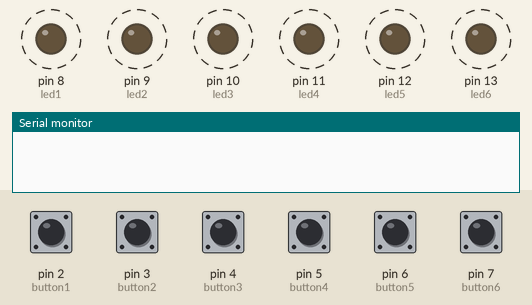
A sketch run on a simulated Arduino Mega 2560, built with avr-gcc and run on an emulated ATmega2560. Parts: output pins drawn as LEDs (lit = HIGH), the last lines printed to the serial monitor. Dashed ring = blinking. Inputs (shaded band) come from the test bench; at power-on: pin 2 (button1), pin 3 (button2), pin 4 (button3), pin 5 (button4), pin 6 (button5), pin 7 (button6) HIGH. Random numbers use the default seed unless the sketch sets one.

Above: at 2.8 s.
2.9 s: pin 2 (button1) pulled LOW for 1.2 s
At 5.3 s:
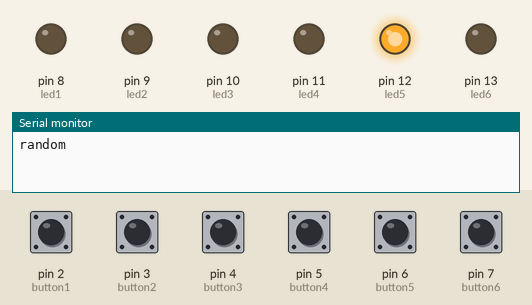
5.6 s: pin 3 (button2) pulled LOW for 1.2 s
At 7.4 s:
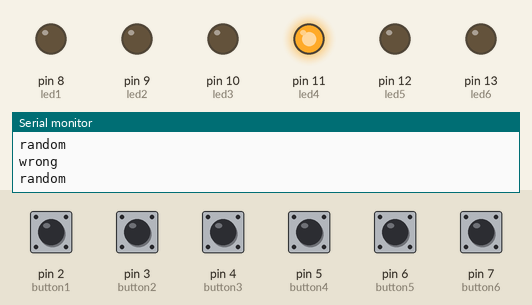
8.3 s: pin 5 (button4) pulled LOW for 1.2 s
At 10.6 s:
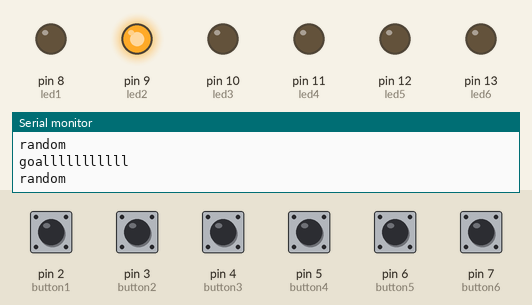
11.0 s: pin 4 (button3) pulled LOW for 1.2 s
16.3 s: pin 6 (button5) pulled LOW for 1.2 s
19.0 s: pin 7 (button6) pulled LOW for 1.2 s
At 19.9 s:
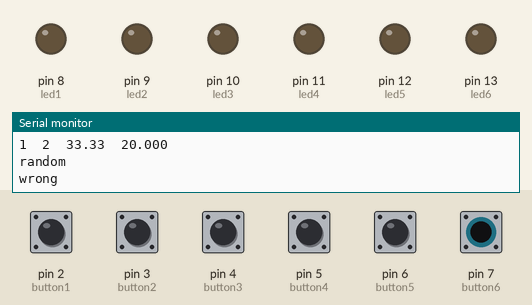
Timing chart, 0 to 22.0 s (numbered marks = the images above; inputs shaded):
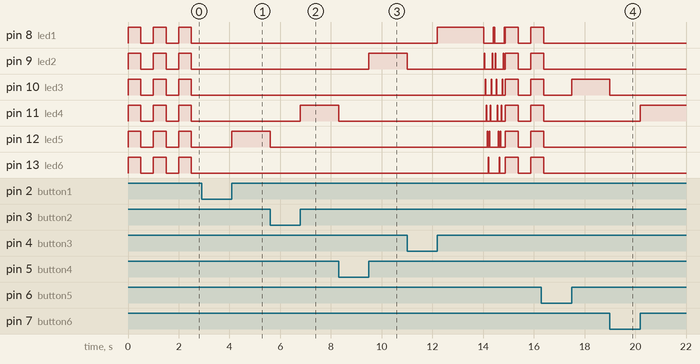

The sketch:

iot_lab_reaction_training.ino
```cpp
// #define led1 14
// #define led2 2
// #define led3 3
// #define led4 4
// #define led5 5
// #define led6 6

// #define button1 8
// #define button2 9
// #define button3 10
// #define button4 11
// #define button5 12
// #define button6 13

#define led1 8
#define led2 9
#define led3 10
#define led4 11
#define led5 12
#define led6 13

#define button1 2
#define button2 3
#define button3 4
#define button4 5
#define button5 6
#define button6 7

#define startPin 22
#define nextPin 23
#define finishPin 24

bool ledState1 = 0;
bool ledState2 = 0;
bool ledState3 = 0;
bool ledState4 = 0;
bool ledState5 = 0;
bool ledState6 = 0;


bool buttonState1;
bool buttonState2;
bool buttonState3;
bool buttonState4;
bool buttonState5;
bool buttonState6;

bool nextState;
bool wrongState = 0;
unsigned long startTime;
unsigned long finishTime;
const int playingTime = 1;  //minute

int shoot;
int goal;
int wrong;
bool pressed = 0;
bool buttonState = 0;
bool playGame;
int randomLed;
int oldRandomLed;
const int blinkingTime = 1000;

void setup() {
  Serial.begin(115200);
  pinMode(led1, OUTPUT);
  pinMode(led2, OUTPUT);
  pinMode(led3, OUTPUT);
  pinMode(led4, OUTPUT);
  pinMode(led5, OUTPUT);
  pinMode(led6, OUTPUT);

  pinMode(button1, INPUT_PULLUP);
  pinMode(button2, INPUT_PULLUP);
  pinMode(button3, INPUT_PULLUP);
  pinMode(button4, INPUT_PULLUP);
  pinMode(button5, INPUT_PULLUP);
  pinMode(button6, INPUT_PULLUP);

  pinMode(startPin, INPUT_PULLUP);
  pinMode(nextPin, INPUT_PULLUP);
  pinMode(finishPin, INPUT_PULLUP);
  randomSeed(analogRead(A3));
}

void loop() {
  if (keyPress() == 0 && playGame == 0) {
    startTime = millis();
    //ledOnAll();
    blinkAll(500);
  } else if (keyPress() == 1 && playGame == 0) {
    //ledOffAll();
    //blinkAll(200);
    //delay(1000);
    startTime = millis();
    playGame = 1;
    shoot = 0;
    goal = 0;
    wrong = 0;
  }
  if (playGame == 1) {
    pickNewLed();
  }
  finishTime = millis();
}

void pickNewLed() {
  ledStateAll();
  buttonStateAll();
  if (buttonState1 == 1 && buttonState2 == 1 && buttonState3 == 1 && buttonState4 == 1 && buttonState5 == 1 && buttonState6 == 1 && buttonState == 0 && playGame == 1) {
    buttonState = 1;
    randomLed = random(1, 6);
    while (randomLed == oldRandomLed) {
      randomLed = random(1, 6);
    }
    oldRandomLed = randomLed;
    ledOn(randomLed);
    shoot++;
    Serial.println("random");
  }

  if (ledState1 == 1 && buttonState1 == 0 || ledState2 == 1 && buttonState2 == 0 || ledState3 == 1 && buttonState3 == 0 || /*   */
      ledState4 == 1 && buttonState4 == 0 || ledState5 == 1 && buttonState5 == 0 || ledState6 == 1 && buttonState6 == 0) {
    ledOffAll();
    goal++;
    buttonState = 0;
    Serial.println("goalllllllllll");
  }
  if ((ledState1 == 1 && buttonState2 == 0) || (ledState1 == 1 && buttonState3 == 0) || (ledState1 == 1 && buttonState4 == 0) || (ledState1 == 1 && buttonState5 == 0) || (ledState1 == 1 && buttonState6 == 0) || /*   */
      (ledState2 == 1 && buttonState1 == 0) || (ledState2 == 1 && buttonState3 == 0) || (ledState2 == 1 && buttonState4 == 0) || (ledState2 == 1 && buttonState5 == 0) || (ledState2 == 1 && buttonState6 == 0) || /*   */
      (ledState3 == 1 && buttonState1 == 0) || (ledState3 == 1 && buttonState2 == 0) || (ledState3 == 1 && buttonState4 == 0) || (ledState3 == 1 && buttonState5 == 0) || (ledState3 == 1 && buttonState6 == 0) || /*   */
      (ledState4 == 1 && buttonState1 == 0) || (ledState4 == 1 && buttonState2 == 0) || (ledState4 == 1 && buttonState3 == 0) || (ledState4 == 1 && buttonState5 == 0) || (ledState4 == 1 && buttonState6 == 0) || /*   */
      (ledState5 == 1 && buttonState1 == 0) || (ledState5 == 1 && buttonState2 == 0) || (ledState5 == 1 && buttonState3 == 0) || (ledState5 == 1 && buttonState4 == 0) || (ledState5 == 1 && buttonState6 == 0) || /*   */
      (ledState6 == 1 && buttonState1 == 0) || (ledState6 == 1 && buttonState2 == 0) || (ledState6 == 1 && buttonState3 == 0) || (ledState6 == 1 && buttonState4 == 0) || (ledState6 == 1 && buttonState5 == 0)) {
    //ledOffAll();
    wrongState = 1;
    //buttonState = 0;
    //Serial.println("wrongPressed");
    ledOffAll();
    buttonState = 0;
  }
  //Serial.println(flag);
  //Serial.println("gggggggggg");
  if (wrongState == 1) {
    wrongState = 0;
    wrong++;
    Serial.println("wrong");
  }
  //Serial.println((finishTime - startTime) / 1000);
  if (((finishTime - startTime) / 1000) > 10) {
    ledOffAll();
    float total = wrong + goal;
    float accuracy = (goal / total) * 100;
    float goalHelp = goal;
    float reactionTime = 60 / (total);
    float score;
    Serial.print(goal);
    Serial.print("\t");
    Serial.print(wrong);
    Serial.print("\t");
    Serial.print(accuracy);
    Serial.print("\t");
    Serial.println(reactionTime, 3);
    // Serial.print("\t");
    // Serial.println(reactionTime, 3);
    playGame = 0;
    buttonState = 0;
    boomerang(20);
    boomerang(20);
    pressed = 0;
  }
  //delay(5);
}
void nothing() {}
boolean keyPress() {
  buttonStateAll();
  if (buttonState1 == 0 || buttonState2 == 0 || buttonState3 == 0 || buttonState4 == 0 || buttonState5 == 0 || buttonState6 == 0) {
    pressed = 1;
  }
  return pressed;
}

void ledOn(int randomLed) {
  if (randomLed == 1) {
    digitalWrite(led1, HIGH);
  } else if (randomLed == 2) {
    digitalWrite(led2, HIGH);
  } else if (randomLed == 3) {
    digitalWrite(led3, HIGH);
  } else if (randomLed == 4) {
    digitalWrite(led4, HIGH);
  } else if (randomLed == 5) {
    digitalWrite(led5, HIGH);
  } else if (randomLed == 6) {
    digitalWrite(led6, HIGH);
  }
}

void ledOff(int randomLed) {
  if (randomLed == 1) {
    digitalWrite(led1, LOW);
  } else if (randomLed == 2) {
    digitalWrite(led2, LOW);
  } else if (randomLed == 3) {
    digitalWrite(led3, LOW);
  } else if (randomLed == 4) {
    digitalWrite(led4, LOW);
  } else if (randomLed == 5) {
    digitalWrite(led5, LOW);
  } else if (randomLed == 6) {
    digitalWrite(led6, LOW);
  }
}

void ledOnAll() {
  ledOn(1);
  ledOn(2);
  ledOn(3);
  ledOn(4);
  ledOn(5);
  ledOn(6);
}

void ledOffAll() {
  ledOff(1);
  ledOff(2);
  ledOff(3);
  ledOff(4);
  ledOff(5);
  ledOff(6);
}

void blinkAll(int blinkTime) {
  ledOnAll();
  delay(blinkTime);
  ledOffAll();
  delay(blinkTime);
}

void blink(int randomLed, int blinkTime) {
  ledOn(randomLed);
  delay(blinkTime);
  ledOff(randomLed);
  delay(blinkTime);
}

void spin(int speed) {
  blink(1, speed);
  blink(2, speed);
  blink(3, speed);
  blink(4, speed);
  blink(5, speed);
  blink(5, speed);
}

void boomerang(int speed) {
  blink(1, speed);
  blink(2, speed);
  blink(3, speed);
  blink(4, speed);
  blink(5, speed);
  blink(6, speed);
  blink(5, speed);
  blink(4, speed);
  blink(3, speed);
  blink(2, speed);
  blink(1, speed);
}

void ledStateAll() {
  ledState1 = digitalRead(led1);
  ledState2 = digitalRead(led2);
  ledState3 = digitalRead(led3);
  ledState4 = digitalRead(led4);
  ledState5 = digitalRead(led5);
  ledState6 = digitalRead(led6);
}

void buttonStateAll() {
  buttonState1 = digitalRead(button1);
  buttonState2 = digitalRead(button2);
  buttonState3 = digitalRead(button3);
  buttonState4 = digitalRead(button4);
  buttonState5 = digitalRead(button5);
  buttonState6 = digitalRead(button6);
}
```

led.cpp
```cpp
//----------------------------------------------------------------------//
// Author: Brandon John Lim Yung Chen, Juan Sebastian Gultom, Mikha Kristofer, Axel Mahadriyana Ukar
// Date: December 12, 2023
// Assignment:     Class Project
//
// Description:  Setup the LEDs which will lit up randomly where the player will need to press button to the lit up LED accordingly
//----------------------------------------------------------------------//

#include <avr/io.h> // Includes all of the SFR macros
#include <util/delay.h> // Library for time-delay
#include "timer.h"

// Initialize the LED buttons to be set as outputs
void initLED(){
    // ---------------------------------------------------------------- //
    //      Define the ports of the LED on the Arduino ATMEGA 2560
    // ---------------------------------------------------------------- //
    // DDR[x] where DDR refers to Data Definition Register which controls the data direction for the pins on port [x]
    // [x] refers to a port where each port supposedly has eight pins
    // |= is a bitwise OR operator so to ensure the specified pin of a port will be 1 (output)
    // In other words, setting individual bits in a register without affecting the other bits
    // 1 is a reference bit
    // ----------------------------------------------------------------
    // DD[x][n] where DD refers to Data Direction which determines whether a pin is configured as an input or output
    // [x] refers to the section of a pin
    // [n] refers to the labeled number of a pin
    // (1 << DD[x][n]) is a bitwise shift operation
    // ----------------------------------------------------------------
    // Set the following pins as output
    DDRG |= (1 << DDG5); // Pin 4
    DDRE |= (1 << DDE3); // Pin 5
    DDRH |= (1 << DDH3) | (1 << DDH4) | (1 << DDH5) | (1 << DDH6); // Pin 6, pin 7, pin 8, and pin 9
}

// Turn ON a random LED button
void ledOn(int randomLed) {

    // PORT[x] refers to a specific port on the microcontroller
    // 1 << P[x][n] specifies the pin to be manipulated
    // |= (1 << P[x][n) is the operation for assigning a zero value (input) for the pin
    // in other words, turning ON the led

    if (randomLed == 1)
    {
        PORTG |= (1 << PG5); // Turn ON LED from pin 4

    } else if (randomLed == 2)
    {
        PORTE |= (1 << PE3); // Turn ON LED from pin 5

    } else if (randomLed == 3)
    {
        PORTH |= (1 << PH3); // Turn ON LED from pin 6

    } else if (randomLed == 4)
    {
        PORTH |= (1 << PH4); // Turn ON LED from pin 7

    } else if (randomLed == 5)
    {
        PORTH |= (1 << PH5); // Turn ON LED from pin 8

    } else if (randomLed == 6)
    {
        PORTH |= (1 << PH6); // Turn ON LED from pin 9
    }
}

// Turn OFF a random LED button
void ledOff(int randomLed) {

    // PORT[x] refers to a specific port on the microcontroller
    // 1 << P[x][n] specifies the pin to be manipulated
    // &= ~(1 << P[x][n) is the operation for assigning a zero value (input) for the pin
    // in other words, turning OFF the led

    if (randomLed == 1)
    {
        PORTG &= ~(1 << PG5); // Turn OFF LED from pin 4

    } else if (randomLed == 2)
    {
        PORTE &= ~(1 << PE3); // Turn OFF LED from pin 5

    } else if (randomLed == 3)
    {
        PORTH &= ~(1 << PH3); // Turn OFF LED from pin 6

    } else if (randomLed == 4)
    {
        PORTH &= ~(1 << PH4); // Turn OFF LED from pin 7

    } else if (randomLed == 5)
    {
        PORTH &= ~(1 << PH5); // Turn OFF LED from pin 8

    } else if (randomLed == 6)
    {
        PORTH &= ~(1 << PH6); // Turn OFF LED from pin 9
    }
}

// Turn ON the LED buttons all at once
void ledOnAll() {

    PORTG |= (1 << PG5); // Turn on LED from pin 4
    PORTE |= (1 << PE3); // Turn on LED from pin 5
    PORTH |= (1 << PH3) | (1 << PH4) | (1 << PH5) | (1 << PH6); // Turn on LED from pin 6, pin 7, pin 8 and pin 9
}

// Turn OFF the LED buttons all at once
void ledOffAll() {

    PORTG &= ~(1 << PG5); // Turn OFF LED from pin 4
    PORTE &= ~(1 << PE3); // Turn OFF LED from pin 5
    PORTH &= ~((1 << PH3) | (1 << PH4) | (1 << PH5) | (1 << PH6)); // Turn OFF LED from pin 6, pin 7, pin 8, and pin 9
}

// Turn ON and OFF (blink) one of the specified button LED passed in the argument along with its time interval
void blink(int randomLed, int blinkTime) {

    ledOn(randomLed); // Turn ON a random LED button

    delayMs(blinkTime);

    ledOff(randomLed); // Turn OFF a random LED button

    delayMs(blinkTime);
}

// Turn ON and OFF (blink) all the button LEDs for a certain period of time
void blinkAllLED(int blinkTime) {

    ledOnAll(); // Turn ON all the LED buttons

    delayMs(blinkTime); // Delay the LED button blink by a certain amount of time in milliseconds

    ledOffAll(); // Turn OFF all the LED buttons

    delayMs(blinkTime); // Delay before the next LED button blink by a certain amount of time in milliseconds
}

// Reflex-Training Mode 1
void spin(int speed) {
    blink(1, speed);
    blink(2, speed);
    blink(3, speed);
    blink(4, speed);
    blink(5, speed);
    blink(5, speed);
}

// Reflex-Training Mode 2
void boomerang(int speed) {
    blink(1, speed);
    blink(2, speed);
    blink(3, speed);
    blink(4, speed);
    blink(5, speed);
    blink(6, speed);
    blink(5, speed);
    blink(4, speed);
    blink(3, speed);
    blink(2, speed);
    blink(1, speed);
}

// Read in the state value (based on HIGH or LOW) of all LED buttons and store each boolean state in a corresponding variable
bool readLEDState(int ledState) {

    if(ledState == 1)
    {
        // Read the value of pin 4
        return (PING & (1 << PING5)) != 0; // Return "true" or "false"

    } else if(ledState == 2)
    {
        // Read the value of pin 5
        return (PINE & (1 << PINE3)) != 0; // Return "true" or "false"

    } else if(ledState == 3)
    {
        // Read the value of pin 6
        return (PINH & (1 << PINH3)) != 0; // Return "true" or "false"

    } else if(ledState == 4)
    {
        // Read the value of pin 7
        return (PINH & (1 << PINH4)) != 0; // Return "true" or "false"

    } else if(ledState == 5)
    {
        // Read the value of pin 8
        return (PINH & (1 << PINH5)) != 0; // Return "true" or "false"

    } else if(ledState == 6)
    {
        // Read the value of pin 9
        return (PINH & (1 << PINH6)) != 0; // Return "true" or "false"
    }
}

// ----------------------------------------------------------------

// Delay the LED switch interval by a delayFactor upon the pushed button
void delayLoop(int delayFactor)
{
  // Delay can be increased by increasing the delayFactor thus prolonging the loop counter
    for (int i = 0; i < delayFactor; i++)
    {
      // Set a constant delay in milliseconds
        _delay_ms(100);
    }
}

// Initialize the variables for initial state
// flagLed is a control variable to light the LEDs back and forth from outwards to inwards and vice versa
int i = 0;
int flagLed = 0;

// runLED which returns void and takes in an unsigned int parameter called led
void runLED(unsigned int delay) {

    // Blink LEDs inwards
    if (flagLed == 0) {

        if (i > 3) {
            flagLed = 1;
        }
        i++;
    }
    // Blink LEDs outwards
    if (flagLed == 1) {
        if (i == 4) {
            i--;
        }
        i--;

        if (i == 0) {
            flagLed = 0;
        }
    }
    // Delay between LED blink
    delayLoop(delay);
}
```

led.h
```cpp
//----------------------------------------------------------------------//
// Author: Brandon John Lim Yung Chen, Juan Sebastian Gultom, Mikha Kristofer, Axel Mahadriyana Ukar
// Date: December 12, 2023
// Assignment:     Class Project
//
// Description:  Contains function prototypes to be implemented in led.cpp
//----------------------------------------------------------------------//

// Include this file once (header guards)
#ifndef LED_H
#define LED_H

//-------------------------------------------------------------------------------------------//
// Initialize the function prototypes to allow other files to know about them at compile time
//-------------------------------------------------------------------------------------------//

// Initialize the LED buttons to be set as outputs
void initLED();

// Turn ON a random LED button
void ledOn(int randomLed);

// Turn OFF a random LED button
void ledOff(int randomLed);

// Turn ON the LED buttons all at once
void ledOnAll();

// Turn OFF the LED buttons all at once
void ledOffAll();

// Turn ON and OFF (blink) one of the specified button LED passed in the argument along with its time interval
void blink(int randomLed, int blinkTime);

// Turn ON and OFF (blink) all the button LEDs for a certain period of time
void blinkAllLED(int blinkTime);

// Reflex-Training Mode 1
void spin(int speed);

// Reflex-Training Mode 2
void boomerang(int speed);

// Read in the state value (based on HIGH or LOW) of all LED buttons and store each boolean state in a corresponding variable
bool readLEDState(int ledState);

// ****************************************************************

// runLED which returns void and takes in an unsigned int parameter called led
void runLED(unsigned int led);

#endif
```

random.h
```cpp
//----------------------------------------------------------------------//
// Author: Brandon John Lim Yung Chen, Juan Sebastian Gultom, Mikha Kristofer, Axel Mahadriyana Ukar
// Date: December 12, 2023
// Assignment:     Class Project
//
// Description:  Contains function prototypes to be implemented in random.cpp
//----------------------------------------------------------------------//

// Include this file once (header guards)
#ifndef RANDOM_H
#define RANDOM_H

// keyPress returns boolean value and takes no parameters
bool keyPress();

// Randomize the lit up LED buttons upon starting the Flex-Training
void pickNewLED();

#endif
```

switch.h
```cpp
//----------------------------------------------------------------------//
// Author: Brandon John Lim Yung Chen, Juan Sebastian Gultom, Mikha Kristofer, Axel Mahadriyana Ukar
// Date: December 12, 2023
// Assignment:     Class Project
//
// Description:  Contains function prototypes to be implemented in switch.cpp
//----------------------------------------------------------------------//

// Include this file once (header guards)
#ifndef SWITCH_H
#define SWITCH_H

// Initialize the function prototypes to allow other files to know about them at compile time

// initSwitchPAn returns void and takes no parameters
void initSwitchPAn();

// readButtonState which returns boolean value and takes in an int parameter called buttonState
bool readButtonState(int buttonState);

#endif
```

Source omitted: random.cpp (5514 bytes), switch.cpp (3462 bytes), timer.cpp (1945 bytes), timer.h (507 bytes)

Measured:
- after the input at 5.6 s, pin 11 (led4): LOW → HIGH after 1.2 s; pin 12 (led5): HIGH → LOW at once
- after the input at 8.3 s, pin 9 (led2): LOW → HIGH after 1.2 s; pin 11 (led4): HIGH → LOW at once
- after the input at 19.0 s, pin 10 (led3): HIGH → LOW at once; pin 11 (led4): LOW → HIGH after 1.2 s
- by itself, pin 9 (led2), pin 11 (led4), pin 12 (led5): alternates HIGH for 0.50 s and LOW for 0.50 s
